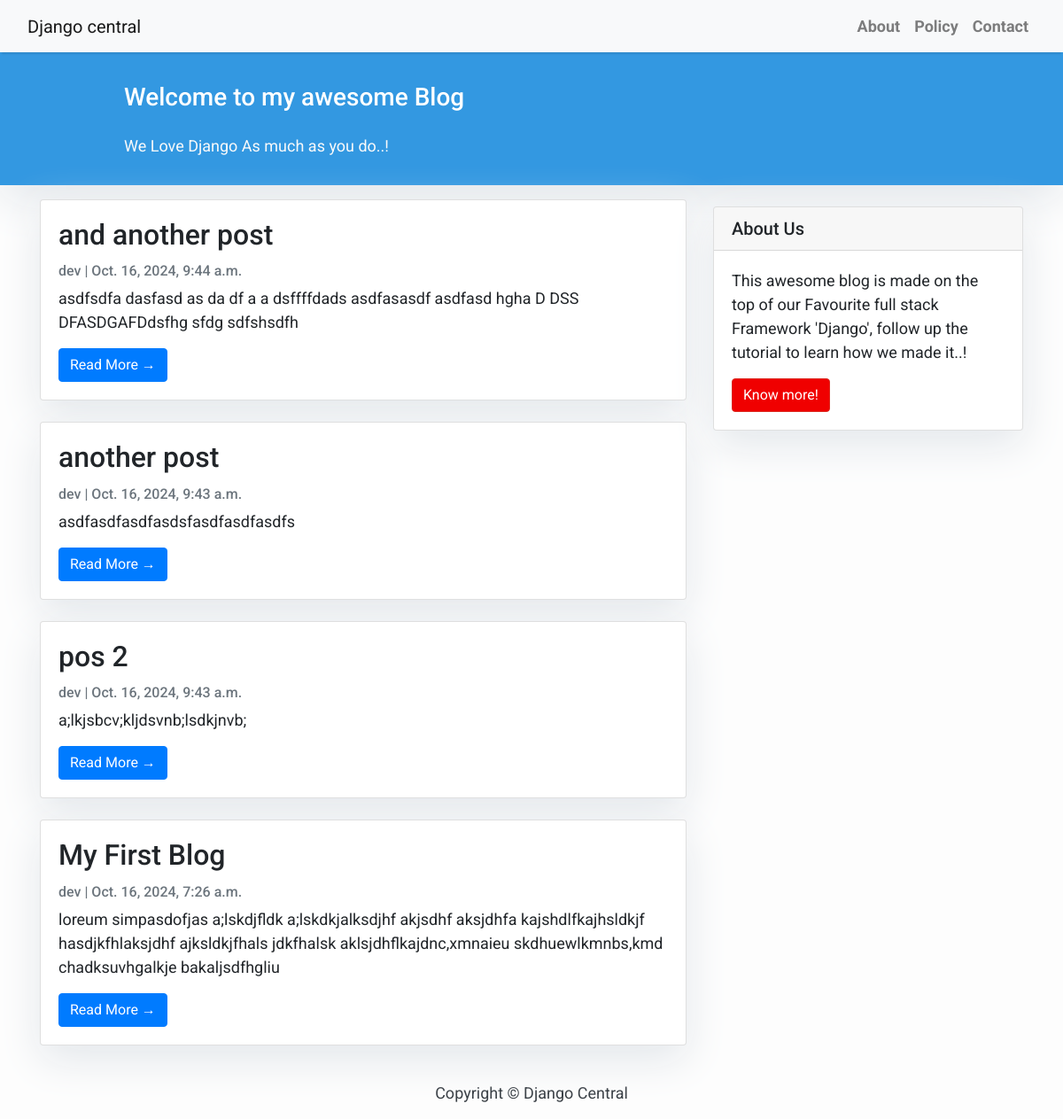
The page / on the database its author committed.
### blog/models.py (models this page shows, shortened)
class Post(models.Model):
    title = models.CharField(max_length=200, unique=True)
    slug = models.SlugField(max_length=200, unique=True)
    author = models.ForeignKey(User, on_delete= models.CASCADE, related_name="blog_posts")
    update_on = models.DateTimeField(auto_now=True)
    content = models.TextField()
    created_on = models.DateTimeField(auto_now_add=True)
    status = models.IntegerField(choices=STATUS, default=0)
    class Meta:
        ordering = ['-created_on']

### blog/views.py (the view)
# urls.py: path('', views.PostList.as_view(), name='home'),
class PostList(generic.ListView):
    queryset = Post.objects.filter(status=1).order_by('-created_on')
    template_name = 'home.html'

### templates/home.html (shortened to what this page needs)
{% extends "base.html" %}
{% block content %}
<header class="masthead">
    <div class="container">
        <div class="row">
            <div class=" col-md-8 col-md-10 mx-auto">
                <div class="site-heading">
                    <h3 class=" site-heading my-4 mt-3 text-white"> Welcome to my awesome Blog </h3>
                    <p class="text-light">We Love Django As much as you do..! &nbsp
                    </p>
                </div>
            </div>
        </div>
    </div>
</header>
<div class="container">
    <div class="row">
        <div class="col-md-8 mt-3 left">
            {% for post in post_list %}
            <div class="card mb-4">
                <div class="card-body">
                    <h2 class="card-title">{{ post.title }}</h2>
                    <p class="card-text text-muted h6">{{ post.author }} | {{ post.created_on}} </p>
                    <p class="card-text">{{post.content|slice:":200" }}</p>
                    <a href="{% url 'post_detail' post.slug  %}" class="btn btn-primary">Read More &rarr;</a>
                </div>
            </div>
            {% endfor %}
        </div>
        {% block sidebar %} {% include 'sidebar.html' %} {% endblock sidebar %}
    </div>
</div>
{%endblock%}

### templates/base.html (shortened to what this page needs)
<!DOCTYPE html>
<html>
    <head>
        <link rel="stylesheet" href="https://maxcdn.bootstrapcdn.com/bootstrap/4.0.0/css/bootstrap.min.css"
 />
    </head>
    <body>
        <nav class="navbar navbar-expand-lg navbar-light bg-light shadow" id="mainNav">
            <div class="container-fluid">
                <a class="navbar-brand" href="{% url 'home' %}">Django central</a>
                <div class="collapse navbar-collapse" id="navbarResponsive">
                    <ul class="navbar-nav ml-auto">
                        <li class="nav-item text-black">
                            <a class="nav-link text-black font-weight-bold" href="#">About</a>
                        </li>
                        <li class="nav-item text-black">
                            <a class="nav-link text-black font-weight-bold" href="#">Policy</a>
                        </li>
                        <li class="nav-item text-black">
                            <a class="nav-link text-black font-weight-bold" href="#">Contact</a>
                        </li>
                    </ul>
                </div>
            </div>
        </nav>
        {% block content %}{% endblock content %}
        <footer class="py-3 bg-grey">
            <p class="m-0 text-dark text-center ">Copyright &copy; Django Central</p>
        </footer>
    </body>
</html>

### templates/sidebar.html (shortened to what this page needs)
{% block sidebar %}
    <div class="col-md-4 float-right ">
    <div class="card my-4">
        <h5 class="card-header">About Us</h5>
        <div class="card-body">
            <p class="card-text"> This awesome blog is made on the top of our Favourite full stack Framework 'Django', follow up the tutorial to learn how we made it..!</p>
            <a href="https://djangocentral.com/building-a-blog-application-with-django"
            class="btn btn-danger">Know more!</a>
        </div>
    </div>
    </div>
{% endblock sidebar %}

### templates/base.html (style rules this page uses)
body { font-family: "Roboto", sans-serif; font-size: 17px; background-color: #fdfdfd; }
.shadow { box-shadow: 0 4px 2px -2px rgba(0, 0, 0, 0.1); }
.btn-danger { color: #fff; background-color: #f00000; border-color: #dc281e; }
.masthead { background: #3398E1; height: auto; padding-bottom: 15px; box-shadow: 0 16px 48px #E3E7EB; padding-top: 10px; }

### templates/home.html (style rules this page uses)
body { font-family: "Roboto", sans-serif; font-size: 18px; background-color: #fdfdfd; }
.card { box-shadow: 0 16px 48px #E3E7EB; }

### templates/sidebar.html (style rules this page uses)
.card { box-shadow: 0 16px 48px #E3E7EB; }

### rows shown on the page
Post: title "and another post", author "dev", created_on "Oct. 16, 2024, 9:44 a.m.", content "asdfsdfa dasfasd as da df a a dsffffdads asdfasasdf asdfasd hgha D DSS DFASDGAFDdsfhg sfdg sdfshsdfh"
Post: title "another post", author "dev", created_on "Oct. 16, 2024, 9:43 a.m.", content "asdfasdfasdfasdsfasdfasdfasdfs"
Post: title "pos 2", author "dev", created_on "Oct. 16, 2024, 9:43 a.m.", content "a;lkjsbcv;kljdsvnb;lsdkjnvb;"
Post: title "My First Blog", author "dev", created_on "Oct. 16, 2024, 7:26 a.m.", content "loreum simpasdofjas a;lskdjfldk a;lskdkjalksdjhf akjsdhf aksjdhfa kajshdlfkajhsldkjf hasdjkfhlaksjdhf ajksldkjfhals jdkfhalsk aklsjdhflkajdnc,xmnaieu skdhuewlkmnbs,kmd chadksuvhgalkje bakaljsdfhgliu"
